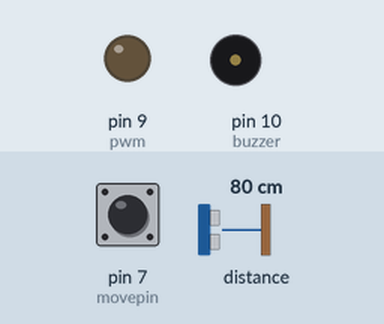
Bench run of a sketch on a simulated Arduino Uno, built with avr-gcc and run on an emulated ATmega328P. Shown: output pins drawn as LEDs (lit = HIGH), buzzer (waves = sounding). Inputs (shaded band) come from the test bench; at power-on: distance to the obstacle 80 cm, pin 7 (movepin) HIGH.

Above: at 1.3 s.
1.4 s: distance to the obstacle set to 55 cm
2.9 s: distance to the obstacle set to 50 cm
At 4.1 s:
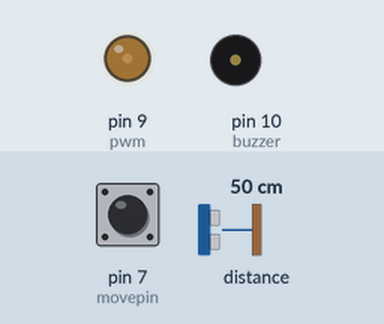
4.4 s: distance to the obstacle set to 2 cm
At 5.5 s:
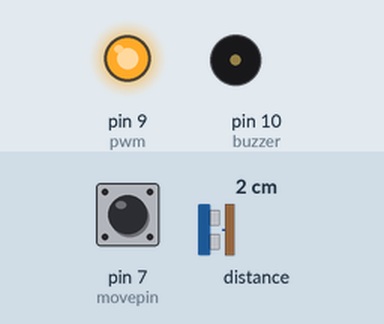
5.9 s: pin 7 (movepin) pulled LOW for 1 s
At 6.08 s:
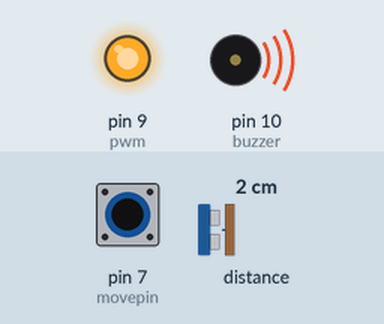
8.9 s: distance to the obstacle set to 35 cm
At 10.1 s:
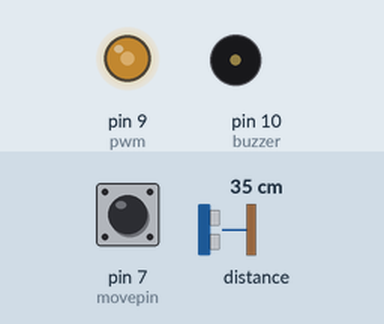
10.4 s: pin 7 (movepin) pulled LOW for 0.15 s
At 11.0 s:
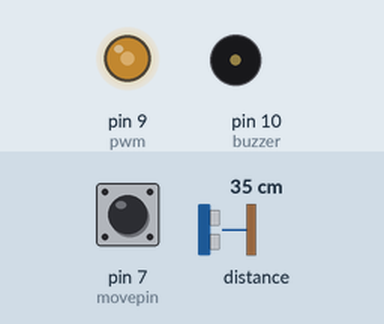
Timing chart, 0 to 13.0 s (numbered marks = the images above; inputs shaded):
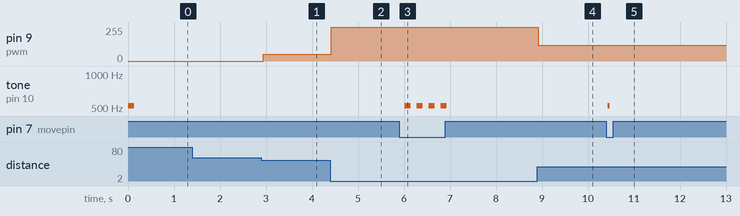

The sketch:

distanciaSensorLaser.ino
```cpp
#include "Adafruit_VL53L0X.h"

#define pwm 9
#define buzzer 10
#define movepin 7
#define ofst 13

#define distancia_maxima_deteccion 50
unsigned long timeIni = 0;
unsigned long timeEnd = 0;
boolean flagBuzzerOn = true;
boolean flagBuzzerOff = true;
int distancia = 200;
boolean bloqueaSonido = false;

Adafruit_VL53L0X lox = Adafruit_VL53L0X();

void setup()
{
  Serial.begin(9600);
  pinMode(pwm, OUTPUT);
  pinMode(buzzer, OUTPUT);
  pinMode(ofst, INPUT_PULLUP);
  pinMode(movepin, INPUT_PULLUP);
  // Iniciar sensor
  //Serial.println("VL53L0X test");
  if (!lox.begin())
  {
    //Serial.println(F("Error al iniciar VL53L0X"));
    while (1)
      ;
  }
    tone(buzzer, 523);
    delay(100);
  //generar tono de 440Hz durante 1000 ms
//  tone(buzzer, 440);
//  delay(300);
  //generar tono de 523Hz durante 500ms, y detenerlo durante 500ms.
//  tone(buzzer, 523);
//  delay(300);
//  tone(buzzer, 400);
//  delay(300);
//  tone(buzzer, 523);
//  delay(400);
//  noTone(buzzer);
  timeIni = millis();
}
void beep(int dis)
{
  if(dis > 60){
    dis = 60;
  }
  int tiempoOFF = map(dis, 0, 60, 10, 1000);
  if ((millis() - timeIni) < 100)
  { //tiempo que dura encendido el buzzer
    if (bloqueaSonido)
    {
      noTone(buzzer);
    }
    else
    {
      if(!digitalRead(movepin)){
        tone(buzzer, 523);
      }else{
        noTone(buzzer);
      }

    }

    if (flagBuzzerOn)
    {
      //Serial.println("           beep");
      flagBuzzerOn = false;
      timeIni = millis();
    }
    timeEnd = millis();
  }
  else
  {

    flagBuzzerOn = true;
    noTone(buzzer);
    if ((millis() - timeEnd) > tiempoOFF)
    {
      timeIni = millis();
      //Serial.println("           off");
    }
  }
}


void loop()
{

  VL53L0X_RangingMeasurementData_t measure;

  lox.rangingTest(&measure, false); // si se pasa true como parametro, muestra por puerto serie datos de debug


  if (measure.RangeStatus != 4)
  {
    distancia = measure.RangeMilliMeter / 10;
  }else{
    distancia = 200;
  }


  if (distancia > distancia_maxima_deteccion)
  {
    distancia = 200;
    bloqueaSonido = true;
    analogWrite(pwm, 0);
    //Serial.println("pwmValue igual a 0");
  }
  else
  {
    bloqueaSonido = false;
    if (distancia < 5)
    {
      distancia = 5;
    }
    int pwmValue = map(distancia, 5, distancia_maxima_deteccion, 255, 50);
    //Serial.println(pwmValue);
    analogWrite(pwm, pwmValue);
  }

  beep(distancia);
  delay(10);
}
```

Measured:
- the behaviour switches between 51 and 50 cm on distance to the obstacle (found by bisection; images 0 and 1)
- after the input at 1.4 s, every drawn part: stays the same
- after the input at 2.9 s, pin 9 (pwm): 0/255 → 50/255 at once
- after the input at 4.4 s, pin 9 (pwm): 50/255 → 255/255 at once
- after the input at 5.9 s, tone on pin 10 (buzzer): alternates 523 Hz for 0.13 s and silent for 0.13 s, 8 changes in all, then stays silent, starting after 0.12 s
- after the input at 8.9 s, pin 9 (pwm): 255/255 → 119/255 at once
- after the input at 10.4 s, tone on pin 10 (buzzer): silent → 523 Hz at once, → silent 0.04 s later
